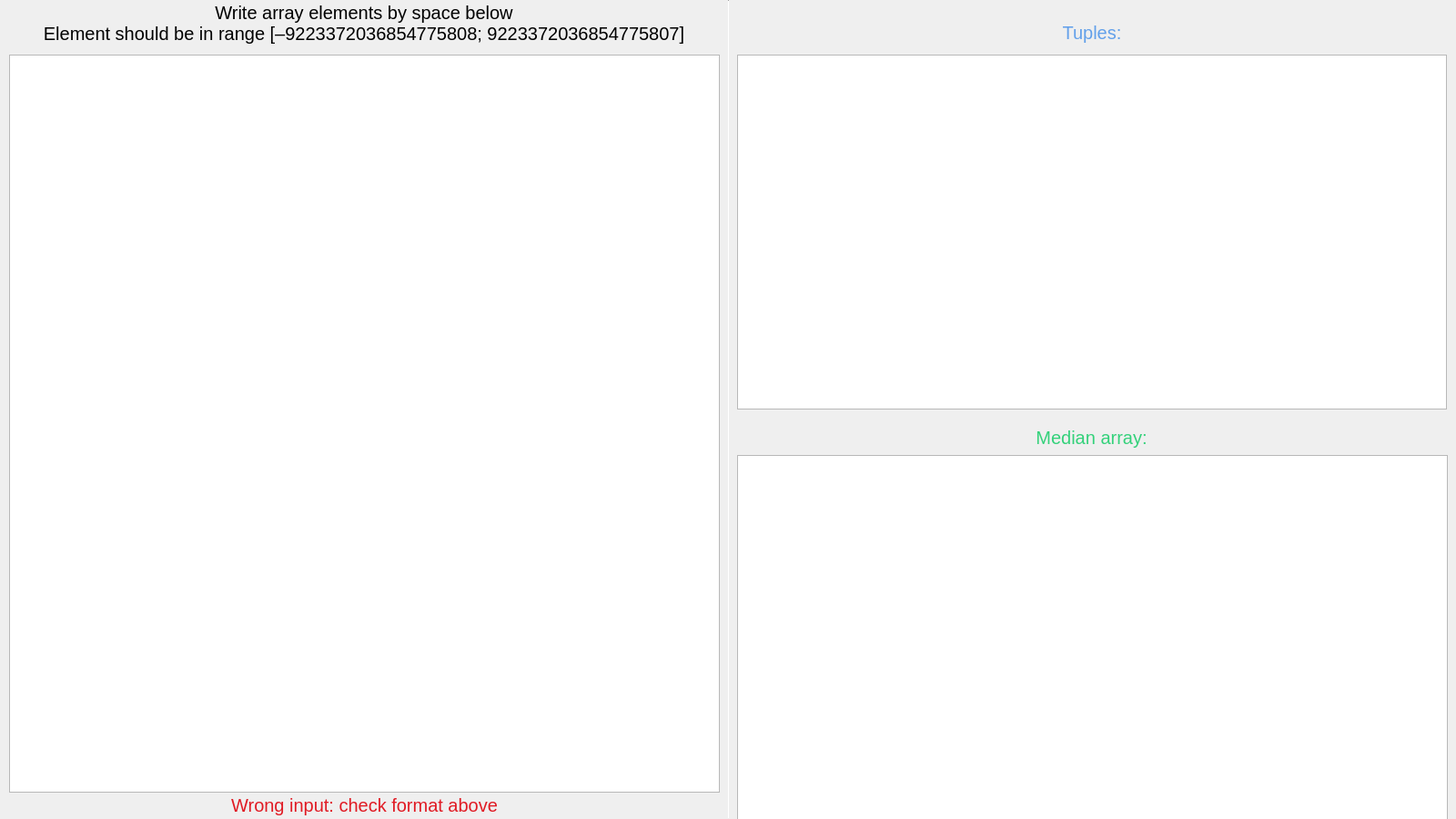
<?xml version="1.0" encoding="UTF-8"?>
<ui version="4.0">
 <class>MainWindow</class>
 <widget class="QMainWindow" name="MainWindow">
  <property name="geometry">
   <rect>
    <x>0</x>
    <y>0</y>
    <width>1600</width>
    <height>900</height>
   </rect>
  </property>
  <property name="minimumSize">
   <size>
    <width>1600</width>
    <height>900</height>
   </size>
  </property>
  <property name="maximumSize">
   <size>
    <width>1600</width>
    <height>900</height>
   </size>
  </property>
  <property name="windowTitle">
   <string>MainWindow</string>
  </property>
  <widget class="QWidget" name="centralwidget">
   <widget class="QLabel" name="label">
    <property name="geometry">
     <rect>
      <x>0</x>
      <y>0</y>
      <width>800</width>
      <height>51</height>
     </rect>
    </property>
    <property name="font">
     <font>
      <pointsize>15</pointsize>
     </font>
    </property>
    <property name="text">
     <string>Write array elements by space below
Element should be in range [–9223372036854775808; 9223372036854775807]</string>
    </property>
    <property name="alignment">
     <set>Qt::AlignCenter</set>
    </property>
   </widget>
   <widget class="Line" name="line">
    <property name="geometry">
     <rect>
      <x>800</x>
      <y>0</y>
      <width>1</width>
      <height>900</height>
     </rect>
    </property>
    <property name="orientation">
     <enum>Qt::Vertical</enum>
    </property>
   </widget>
   <widget class="QPlainTextEdit" name="plainTextEdit">
    <property name="geometry">
     <rect>
      <x>10</x>
      <y>60</y>
      <width>781</width>
      <height>811</height>
     </rect>
    </property>
   </widget>
   <widget class="QLabel" name="er">
    <property name="geometry">
     <rect>
      <x>10</x>
      <y>870</y>
      <width>781</width>
      <height>30</height>
     </rect>
    </property>
    <property name="font">
     <font>
      <pointsize>15</pointsize>
     </font>
    </property>
    <property name="styleSheet">
     <string notr="true">color: rgb(224, 27, 36);</string>
    </property>
    <property name="text">
     <string>Wrong input: check format above</string>
    </property>
    <property name="alignment">
     <set>Qt::AlignCenter</set>
    </property>
   </widget>
   <widget class="QTextBrowser" name="tuples">
    <property name="geometry">
     <rect>
      <x>810</x>
      <y>60</y>
      <width>780</width>
      <height>390</height>
     </rect>
    </property>
   </widget>
   <widget class="QLabel" name="label_3">
    <property name="geometry">
     <rect>
      <x>810</x>
      <y>10</y>
      <width>780</width>
      <height>51</height>
     </rect>
    </property>
    <property name="font">
     <font>
      <pointsize>15</pointsize>
     </font>
    </property>
    <property name="styleSheet">
     <string notr="true">color: rgb(98, 160, 234);</string>
    </property>
    <property name="text">
     <string>Tuples:</string>
    </property>
    <property name="alignment">
     <set>Qt::AlignCenter</set>
    </property>
   </widget>
   <widget class="QLabel" name="label_4">
    <property name="geometry">
     <rect>
      <x>809</x>
      <y>460</y>
      <width>781</width>
      <height>41</height>
     </rect>
    </property>
    <property name="font">
     <font>
      <pointsize>15</pointsize>
     </font>
    </property>
    <property name="styleSheet">
     <string notr="true">color: rgb(51, 209, 122);</string>
    </property>
    <property name="text">
     <string>Median array:</string>
    </property>
    <property name="alignment">
     <set>Qt::AlignCenter</set>
    </property>
   </widget>
   <widget class="QTextBrowser" name="median">
    <property name="geometry">
     <rect>
      <x>810</x>
      <y>500</y>
      <width>781</width>
      <height>401</height>
     </rect>
    </property>
   </widget>
  </widget>
 </widget>
 <resources/>
 <connections/>
</ui>
